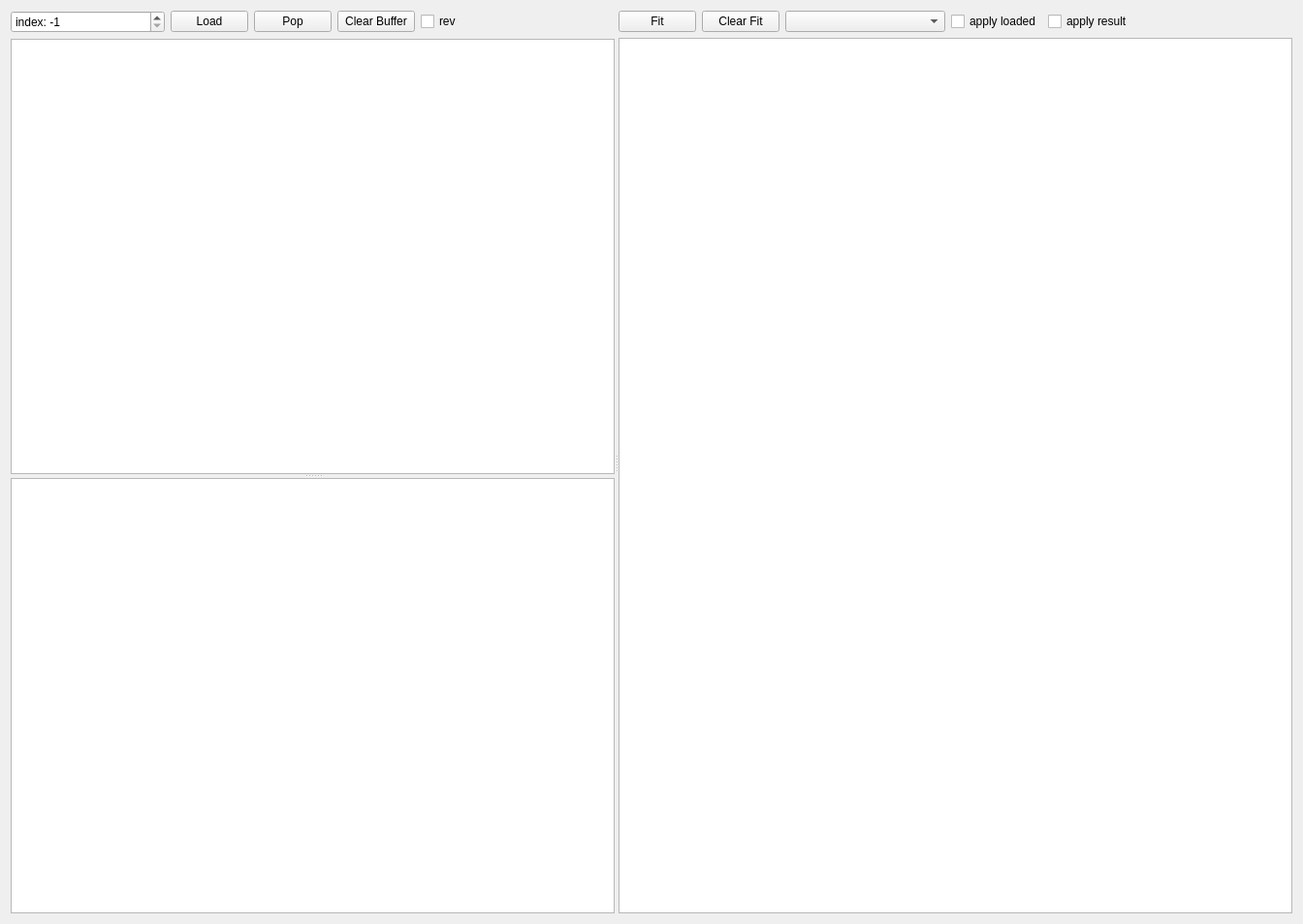
<?xml version="1.0" encoding="UTF-8"?>
<ui version="4.0">
 <class>FitWidget</class>
 <widget class="QWidget" name="FitWidget">
  <property name="geometry">
   <rect>
    <x>0</x>
    <y>0</y>
    <width>1344</width>
    <height>953</height>
   </rect>
  </property>
  <property name="windowTitle">
   <string>Form</string>
  </property>
  <layout class="QVBoxLayout" name="verticalLayout_3">
   <item>
    <widget class="QSplitter" name="splitter_2">
     <property name="orientation">
      <enum>Qt::Horizontal</enum>
     </property>
     <widget class="QWidget" name="verticalLayoutWidget">
      <layout class="QVBoxLayout" name="verticalLayout">
       <item>
        <layout class="QHBoxLayout" name="horizontalLayout">
         <item>
          <widget class="QSpinBox" name="indexBox">
           <property name="sizePolicy">
            <sizepolicy hsizetype="MinimumExpanding" vsizetype="Fixed">
             <horstretch>0</horstretch>
             <verstretch>0</verstretch>
            </sizepolicy>
           </property>
           <property name="minimumSize">
            <size>
             <width>0</width>
             <height>0</height>
            </size>
           </property>
           <property name="maximumSize">
            <size>
             <width>160</width>
             <height>16777215</height>
            </size>
           </property>
           <property name="baseSize">
            <size>
             <width>0</width>
             <height>0</height>
            </size>
           </property>
           <property name="prefix">
            <string>index: </string>
           </property>
           <property name="minimum">
            <number>-1</number>
           </property>
           <property name="maximum">
            <number>999</number>
           </property>
           <property name="value">
            <number>-1</number>
           </property>
          </widget>
         </item>
         <item>
          <widget class="QPushButton" name="loadButton">
           <property name="text">
            <string>Load</string>
           </property>
          </widget>
         </item>
         <item>
          <widget class="QPushButton" name="popbufButton">
           <property name="text">
            <string>Pop</string>
           </property>
          </widget>
         </item>
         <item>
          <widget class="QPushButton" name="clearbufButton">
           <property name="text">
            <string>Clear Buffer</string>
           </property>
          </widget>
         </item>
         <item>
          <widget class="QCheckBox" name="reverseBox">
           <property name="toolTip">
            <string>reverse plotting order</string>
           </property>
           <property name="text">
            <string>rev</string>
           </property>
          </widget>
         </item>
         <item>
          <spacer name="horizontalSpacer">
           <property name="orientation">
            <enum>Qt::Horizontal</enum>
           </property>
           <property name="sizeHint" stdset="0">
            <size>
             <width>40</width>
             <height>20</height>
            </size>
           </property>
          </spacer>
         </item>
        </layout>
       </item>
       <item>
        <widget class="QSplitter" name="splitter">
         <property name="orientation">
          <enum>Qt::Vertical</enum>
         </property>
         <widget class="QTableWidget" name="bufferTable"/>
         <widget class="QTextEdit" name="resultEdit">
          <property name="sizePolicy">
           <sizepolicy hsizetype="MinimumExpanding" vsizetype="Expanding">
            <horstretch>0</horstretch>
            <verstretch>0</verstretch>
           </sizepolicy>
          </property>
          <property name="readOnly">
           <bool>true</bool>
          </property>
         </widget>
        </widget>
       </item>
      </layout>
     </widget>
     <widget class="QWidget" name="layoutWidget">
      <layout class="QVBoxLayout" name="verticalLayout_2">
       <item>
        <layout class="QHBoxLayout" name="horizontalLayout_3">
         <item>
          <widget class="QPushButton" name="fitButton">
           <property name="text">
            <string>Fit</string>
           </property>
          </widget>
         </item>
         <item>
          <widget class="QPushButton" name="clearfitButton">
           <property name="text">
            <string>Clear Fit</string>
           </property>
          </widget>
         </item>
         <item>
          <widget class="QComboBox" name="labelBox">
           <property name="sizePolicy">
            <sizepolicy hsizetype="MinimumExpanding" vsizetype="Fixed">
             <horstretch>0</horstretch>
             <verstretch>0</verstretch>
            </sizepolicy>
           </property>
          </widget>
         </item>
         <item>
          <widget class="QCheckBox" name="applyloadBox">
           <property name="text">
            <string>apply loaded</string>
           </property>
           <property name="checked">
            <bool>false</bool>
           </property>
          </widget>
         </item>
         <item>
          <widget class="QCheckBox" name="applyresultBox">
           <property name="text">
            <string>apply result</string>
           </property>
           <property name="checked">
            <bool>false</bool>
           </property>
          </widget>
         </item>
         <item>
          <spacer name="horizontalSpacer_2">
           <property name="orientation">
            <enum>Qt::Horizontal</enum>
           </property>
           <property name="sizeHint" stdset="0">
            <size>
             <width>40</width>
             <height>20</height>
            </size>
           </property>
          </spacer>
         </item>
        </layout>
       </item>
       <item>
        <widget class="ParamTable" name="paramTable"/>
       </item>
      </layout>
     </widget>
    </widget>
   </item>
  </layout>
 </widget>
 <customwidgets>
  <customwidget>
   <class>ParamTable</class>
   <extends>QTableWidget</extends>
   <header>mahos.gui.param</header>
  </customwidget>
 </customwidgets>
 <tabstops>
  <tabstop>indexBox</tabstop>
  <tabstop>loadButton</tabstop>
  <tabstop>popbufButton</tabstop>
  <tabstop>clearbufButton</tabstop>
  <tabstop>fitButton</tabstop>
  <tabstop>clearfitButton</tabstop>
  <tabstop>labelBox</tabstop>
  <tabstop>applyloadBox</tabstop>
  <tabstop>applyresultBox</tabstop>
  <tabstop>bufferTable</tabstop>
  <tabstop>paramTable</tabstop>
  <tabstop>resultEdit</tabstop>
 </tabstops>
 <resources/>
 <connections/>
</ui>
